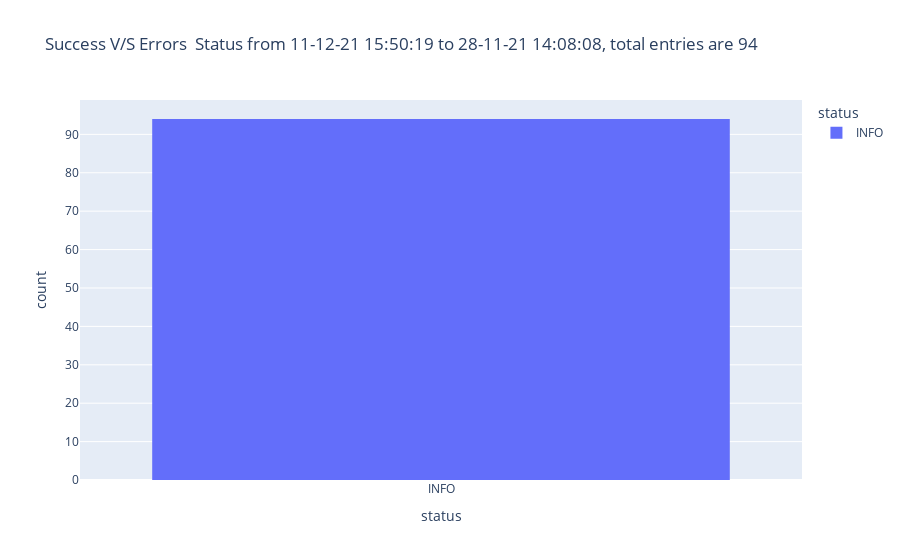

Notebook code cell kept with this figure:
### Code cell
px.histogram(csv,'status',color='status',title=f"Success V/S Errors  Status from {csv['date'][0]} to {csv['date'][csv.shape[0]-1]}, total entries are {csv.shape[0]}",)

### Figure 1 — Plotly figure (JSON) as saved in the notebook; plotly's stock layout.template omitted (floating-point values rounded to 4 significant figures)
{"data": [{"alignmentgroup": "True", "bingroup": "x", "hovertemplate": "status=%{x}<br>count=%{y}<extra></extra>", "legendgroup": "INFO", "marker": {"color": "#636efa", "pattern": {"shape": ""}}, "name": "INFO", "offsetgroup": "INFO", "orientation": "v", "showlegend": true, "type": "histogram", "x": ["INFO", "INFO", "INFO", "INFO", "INFO", "INFO", "INFO", "INFO", "INFO", "INFO", "INFO", "INFO", "INFO", "INFO", "INFO", "INFO", "INFO", "INFO", "INFO", "INFO", "INFO", "INFO", "INFO", "INFO", "INFO", "INFO", "INFO", "INFO", "INFO", "INFO", "INFO", "INFO", "INFO", "INFO", "INFO", "INFO", "INFO", "INFO", "INFO", "INFO", "INFO", "INFO", "INFO", "INFO", "INFO", "INFO", "INFO", "INFO", "INFO", "INFO", "INFO", "INFO", "INFO", "INFO", "INFO", "INFO", "INFO", "INFO", "INFO", "INFO", "INFO", "INFO", "INFO", "INFO", "INFO", "INFO", "INFO", "INFO", "INFO", "INFO", "INFO", "INFO", "INFO", "INFO", "INFO", "INFO", "INFO", "INFO", "INFO", "INFO", "INFO", "INFO", "INFO", "INFO", "INFO", "INFO", "INFO", "INFO", "INFO", "INFO", "INFO", "INFO", "INFO", "INFO"], "xaxis": "x", "yaxis": "y"}], "layout": {"barmode": "relative", "legend": {"title": {"text": "status"}, "tracegroupgap": 0}, "title": {"text": "Success V/S Errors  Status from 11-12-21 15:50:19 to 28-11-21 14:08:08, total entries are 94"}, "xaxis": {"anchor": "y", "categoryarray": ["INFO"], "categoryorder": "array", "domain": [0, 1], "title": {"text": "status"}}, "yaxis": {"anchor": "x", "domain": [0, 1], "title": {"text": "count"}}}}
